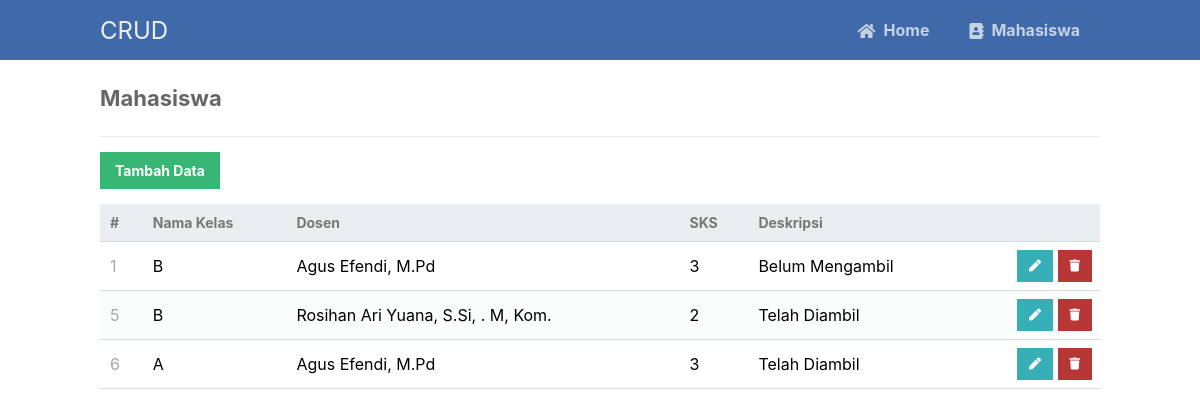
The app's page /read.php with its own data.
### tables this page shows
CREATE TABLE `mahasiswa` (
  `id` int(11) NOT NULL,
  `nama_kelas` varchar(50) NOT NULL,
  `dosen` varchar(50) NOT NULL,
  `sks` varchar(30) NOT NULL,
  `deskripsi` varchar(50) NOT NULL
);

### read.php (the view, shortened to what this page needs)
<?php
include 'functions.php';
$pdo = pdo_connect_mysql();
$page = isset($_GET['page']) && is_numeric($_GET['page']) ? (int)$_GET['page'] : 1;
$records_per_page = 5;
$stmt = $pdo->prepare('SELECT * FROM mahasiswa ORDER BY id LIMIT :current_page, :record_per_page');
$stmt->bindValue(':current_page', ($page-1)*$records_per_page, PDO::PARAM_INT);
$stmt->bindValue(':record_per_page', $records_per_page, PDO::PARAM_INT);
$stmt->execute();
$contacts = $stmt->fetchAll(PDO::FETCH_ASSOC);
?>
<?=template_header('Read')?>
<div class="content read">
	<h2>Mahasiswa</h2>
	<a href="create.php" class="create-contact">Tambah Data</a>
	<table>
        <thead>
            <tr>
                <td>#</td>
                <td>Nama Kelas</td>
                <td>Dosen</td>
                <td>SKS</td>
                <td>Deskripsi</td>
                <td></td>
            </tr>
        </thead>
        <tbody>
            <?php foreach ($contacts as $contact): ?>
            <tr>
                <td><?=$contact['id']?></td>
                <td><?=$contact['nama_kelas']?></td>
                <td><?=$contact['dosen']?></td>
                <td><?=$contact['sks']?></td>
                <td><?=$contact['deskripsi']?></td>
                <td class="actions">
                    <a href="update.php?id=<?=$contact['id']?>" class="edit"><i class="fas fa-pen fa-xs"></i></a>
                    <a href="delete.php?id=<?=$contact['id']?>" class="trash"><i class="fas fa-trash fa-xs"></i></a>
                </td>
            </tr>
            <?php endforeach; ?>
        </tbody>
    </table>
</div>
<?=template_footer()?>

### functions.php (shortened to what this page needs)
<?php
function template_header($title) {
echo <<<EOT
<!DOCTYPE html>
<html>
	<head>
		<meta charset="utf-8">
		<title>$title</title>
		<link href="style.css" rel="stylesheet" type="text/css">
		<link rel="stylesheet" href="https://use.fontawesome.com/releases/v5.7.1/css/all.css">
	</head>
	<body>
    <nav class="navtop">
    	<div>
    		<h1>CRUD</h1>
            <a href="index.php"><i class="fas fa-home"></i>Home</a>
    		<a href="read.php"><i class="fas fa-address-book"></i>Mahasiswa</a>
    	</div>
    </nav>
EOT;
}
function template_footer() {
echo <<<EOT
    </body>
</html>
EOT;
}
?>

### style.css (style rules this page uses)
* { box-sizing: border-box; font-family: -apple-system, BlinkMacSystemFont, "segoe ui", roboto, oxygen, ubuntu, cantarell, "fira sans", "droid sans", "helvetica neue", Arial, sans-serif; font-size: 16px; -webkit-font-smoothing: antialiased; -moz-osx-font-smoothing: grayscale; }
body { background-color: #FFFFFF; margin: 0; }
.navtop { background-color: #3f69a8; height: 60px; width: 100%; border: 0; }
.navtop div { display: flex; margin: 0 auto; width: 1000px; height: 100%; }
.navtop div h1, .navtop div a { display: inline-flex; align-items: center; }
.navtop div h1 { flex: 1; font-size: 24px; padding: 0; margin: 0; color: #ecf0f6; font-weight: normal; }
.navtop div a { padding: 0 20px; text-decoration: none; color: #c5d2e5; font-weight: bold; }
.navtop div a i { padding: 2px 8px 0 0; }
.content { width: 1000px; margin: 0 auto; }
.content h2 { margin: 0; padding: 25px 0; font-size: 22px; border-bottom: 1px solid #ebebeb; color: #666666; }
.read .create-contact { display: inline-block; text-decoration: none; background-color: #38b673; font-weight: bold; font-size: 14px; color: #FFFFFF; padding: 10px 15px; margin: 15px 0; }
.read table { width: 100%; padding-top: 30px; border-collapse: collapse; }
.read table thead { background-color: #ebeef1; border-bottom: 1px solid #d3dae0; }
.read table thead td { padding: 10px; font-weight: bold; color: #767779; font-size: 14px; }
.read table tbody tr { border-bottom: 1px solid #d3dae0; }
.read table tbody tr:nth-child(even) { background-color: #fbfcfc; }
.read table tbody tr td { padding: 10px; }
.read table tbody tr td:nth-child(1) { color: #a5a7a9; }
.read table tbody tr td.actions { padding: 8px; text-align: right; }
.read table tbody tr td.actions .edit, .read table tbody tr td.actions .trash { display: inline-flex; text-align: right; text-decoration: none; color: #FFFFFF; padding: 10px 12px; }
.read table tbody tr td.actions .trash { background-color: #b73737; }
.read table tbody tr td.actions .edit { background-color: #37afb7; }

### records on screen
mahasiswa: id "1", nama_kelas "B", dosen "Agus Efendi, M.Pd", sks "3", deskripsi "Belum Mengambil"
mahasiswa: id "5", nama_kelas "B", dosen "Rosihan Ari Yuana, S.Si, . M, Kom.", sks "2", deskripsi "Telah Diambil"
mahasiswa: id "6", nama_kelas "A", dosen "Agus Efendi, M.Pd", sks "3", deskripsi "Telah Diambil"
